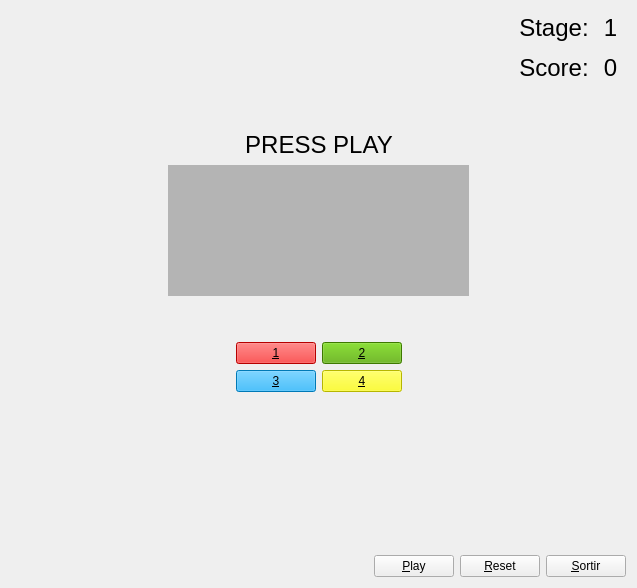
<?xml version="1.0" encoding="UTF-8"?>
<ui version="4.0">
 <class>MyForm</class>
 <widget class="QWidget" name="MyForm">
  <property name="geometry">
   <rect>
    <x>0</x>
    <y>0</y>
    <width>637</width>
    <height>588</height>
   </rect>
  </property>
  <property name="windowTitle">
   <string>Simon</string>
  </property>
  <layout class="QVBoxLayout" name="verticalLayout_4">
   <item>
    <layout class="QVBoxLayout" name="verticalLayout_3">
     <item>
      <layout class="QVBoxLayout" name="verticalLayout_2">
       <item>
        <layout class="QVBoxLayout" name="verticalLayout">
         <item>
          <layout class="QHBoxLayout" name="horizontalLayout">
           <item>
            <spacer name="horizontalSpacer">
             <property name="orientation">
              <enum>Qt::Horizontal</enum>
             </property>
             <property name="sizeHint" stdset="0">
              <size>
               <width>40</width>
               <height>20</height>
              </size>
             </property>
            </spacer>
           </item>
           <item>
            <widget class="QLabel" name="Stage">
             <property name="minimumSize">
              <size>
               <width>70</width>
               <height>34</height>
              </size>
             </property>
             <property name="font">
              <font>
               <pointsize>18</pointsize>
              </font>
             </property>
             <property name="text">
              <string>Stage:</string>
             </property>
             <property name="alignment">
              <set>Qt::AlignCenter</set>
             </property>
            </widget>
           </item>
           <item>
            <widget class="MyQLabel" name="valorStage">
             <property name="minimumSize">
              <size>
               <width>31</width>
               <height>34</height>
              </size>
             </property>
             <property name="font">
              <font>
               <pointsize>18</pointsize>
              </font>
             </property>
             <property name="text">
              <string>1</string>
             </property>
             <property name="alignment">
              <set>Qt::AlignCenter</set>
             </property>
            </widget>
           </item>
          </layout>
         </item>
         <item>
          <layout class="QHBoxLayout" name="horizontalLayout_2">
           <item>
            <spacer name="horizontalSpacer_2">
             <property name="orientation">
              <enum>Qt::Horizontal</enum>
             </property>
             <property name="sizeHint" stdset="0">
              <size>
               <width>40</width>
               <height>20</height>
              </size>
             </property>
            </spacer>
           </item>
           <item>
            <widget class="QLabel" name="Score">
             <property name="minimumSize">
              <size>
               <width>69</width>
               <height>34</height>
              </size>
             </property>
             <property name="font">
              <font>
               <pointsize>18</pointsize>
              </font>
             </property>
             <property name="text">
              <string>Score:</string>
             </property>
             <property name="alignment">
              <set>Qt::AlignCenter</set>
             </property>
            </widget>
           </item>
           <item>
            <widget class="MyQLabel" name="Puntuacion">
             <property name="minimumSize">
              <size>
               <width>31</width>
               <height>34</height>
              </size>
             </property>
             <property name="font">
              <font>
               <pointsize>18</pointsize>
              </font>
             </property>
             <property name="text">
              <string>0</string>
             </property>
             <property name="alignment">
              <set>Qt::AlignCenter</set>
             </property>
            </widget>
           </item>
          </layout>
         </item>
         <item>
          <spacer name="verticalSpacer_2">
           <property name="orientation">
            <enum>Qt::Vertical</enum>
           </property>
           <property name="sizeHint" stdset="0">
            <size>
             <width>20</width>
             <height>40</height>
            </size>
           </property>
          </spacer>
         </item>
        </layout>
       </item>
       <item>
        <layout class="QHBoxLayout" name="horizontalLayout_3">
         <item>
          <spacer name="horizontalSpacer_5">
           <property name="orientation">
            <enum>Qt::Horizontal</enum>
           </property>
           <property name="sizeHint" stdset="0">
            <size>
             <width>40</width>
             <height>20</height>
            </size>
           </property>
          </spacer>
         </item>
         <item>
          <widget class="MyQLabel" name="InfoPlayer">
           <property name="font">
            <font>
             <pointsize>18</pointsize>
             <weight>50</weight>
             <bold>false</bold>
             <underline>false</underline>
            </font>
           </property>
           <property name="text">
            <string>PRESS PLAY</string>
           </property>
           <property name="textFormat">
            <enum>Qt::AutoText</enum>
           </property>
           <property name="alignment">
            <set>Qt::AlignCenter</set>
           </property>
          </widget>
         </item>
         <item>
          <spacer name="horizontalSpacer_6">
           <property name="orientation">
            <enum>Qt::Horizontal</enum>
           </property>
           <property name="sizeHint" stdset="0">
            <size>
             <width>40</width>
             <height>20</height>
            </size>
           </property>
          </spacer>
         </item>
        </layout>
       </item>
       <item>
        <layout class="QHBoxLayout" name="horizontalLayout_4">
         <item>
          <spacer name="horizontalSpacer_3">
           <property name="orientation">
            <enum>Qt::Horizontal</enum>
           </property>
           <property name="sizeHint" stdset="0">
            <size>
             <width>40</width>
             <height>20</height>
            </size>
           </property>
          </spacer>
         </item>
         <item>
          <widget class="MyQLabel" name="Colores">
           <property name="minimumSize">
            <size>
             <width>301</width>
             <height>131</height>
            </size>
           </property>
           <property name="maximumSize">
            <size>
             <width>301</width>
             <height>131</height>
            </size>
           </property>
           <property name="styleSheet">
            <string notr="true">background-color: rgb(180, 180, 180);</string>
           </property>
           <property name="text">
            <string/>
           </property>
          </widget>
         </item>
         <item>
          <spacer name="horizontalSpacer_4">
           <property name="orientation">
            <enum>Qt::Horizontal</enum>
           </property>
           <property name="sizeHint" stdset="0">
            <size>
             <width>40</width>
             <height>20</height>
            </size>
           </property>
          </spacer>
         </item>
        </layout>
       </item>
       <item>
        <spacer name="verticalSpacer">
         <property name="orientation">
          <enum>Qt::Vertical</enum>
         </property>
         <property name="sizeHint" stdset="0">
          <size>
           <width>20</width>
           <height>40</height>
          </size>
         </property>
        </spacer>
       </item>
       <item>
        <layout class="QHBoxLayout" name="horizontalLayout_6">
         <item>
          <spacer name="horizontalSpacer_11">
           <property name="orientation">
            <enum>Qt::Horizontal</enum>
           </property>
           <property name="sizeHint" stdset="0">
            <size>
             <width>40</width>
             <height>20</height>
            </size>
           </property>
          </spacer>
         </item>
         <item>
          <widget class="QPushButton" name="Rojo">
           <property name="styleSheet">
            <string notr="true">background-color: rgb(255, 0, 0);
</string>
           </property>
           <property name="text">
            <string>&amp;1</string>
           </property>
          </widget>
         </item>
         <item>
          <widget class="QPushButton" name="Verde">
           <property name="styleSheet">
            <string notr="true">background-color: rgb(85, 170, 0);

</string>
           </property>
           <property name="text">
            <string>&amp;2</string>
           </property>
          </widget>
         </item>
         <item>
          <spacer name="horizontalSpacer_10">
           <property name="orientation">
            <enum>Qt::Horizontal</enum>
           </property>
           <property name="sizeHint" stdset="0">
            <size>
             <width>40</width>
             <height>20</height>
            </size>
           </property>
          </spacer>
         </item>
        </layout>
       </item>
       <item>
        <layout class="QHBoxLayout" name="horizontalLayout_7">
         <item>
          <spacer name="horizontalSpacer_12">
           <property name="orientation">
            <enum>Qt::Horizontal</enum>
           </property>
           <property name="sizeHint" stdset="0">
            <size>
             <width>40</width>
             <height>20</height>
            </size>
           </property>
          </spacer>
         </item>
         <item>
          <widget class="QPushButton" name="Azul">
           <property name="styleSheet">
            <string notr="true">background-color: rgb(0, 170, 255);
</string>
           </property>
           <property name="text">
            <string>&amp;3</string>
           </property>
          </widget>
         </item>
         <item>
          <widget class="QPushButton" name="Amarillo">
           <property name="styleSheet">
            <string notr="true">background-color: rgb(255, 255, 0);
</string>
           </property>
           <property name="text">
            <string>&amp;4</string>
           </property>
          </widget>
         </item>
         <item>
          <spacer name="horizontalSpacer_13">
           <property name="orientation">
            <enum>Qt::Horizontal</enum>
           </property>
           <property name="sizeHint" stdset="0">
            <size>
             <width>40</width>
             <height>20</height>
            </size>
           </property>
          </spacer>
         </item>
        </layout>
       </item>
      </layout>
     </item>
     <item>
      <spacer name="verticalSpacer_3">
       <property name="orientation">
        <enum>Qt::Vertical</enum>
       </property>
       <property name="sizeHint" stdset="0">
        <size>
         <width>20</width>
         <height>40</height>
        </size>
       </property>
      </spacer>
     </item>
     <item>
      <layout class="QHBoxLayout" name="horizontalLayout_5">
       <item>
        <spacer name="horizontalSpacer_7">
         <property name="orientation">
          <enum>Qt::Horizontal</enum>
         </property>
         <property name="sizeHint" stdset="0">
          <size>
           <width>40</width>
           <height>20</height>
          </size>
         </property>
        </spacer>
       </item>
       <item>
        <widget class="QPushButton" name="Inicio">
         <property name="text">
          <string>&amp;Play</string>
         </property>
        </widget>
       </item>
       <item>
        <widget class="QPushButton" name="Reset">
         <property name="text">
          <string>&amp;Reset</string>
         </property>
        </widget>
       </item>
       <item>
        <widget class="QPushButton" name="Exit">
         <property name="text">
          <string>&amp;Sortir</string>
         </property>
        </widget>
       </item>
      </layout>
     </item>
    </layout>
   </item>
  </layout>
 </widget>
 <customwidgets>
  <customwidget>
   <class>MyQLabel</class>
   <extends>QLabel</extends>
   <header>MyQLabel.h</header>
   <slots>
    <signal>hide_start()</signal>
    <signal>deshabilitar_color()</signal>
    <signal>habilitar_color()</signal>
    <signal>show_start()</signal>
    <signal>press_play()</signal>
    <signal>print_stage(QString)</signal>
    <signal>print_score(QString)</signal>
    <signal>send_info(QString)</signal>
    <slot>start()</slot>
    <slot>boton_rojo()</slot>
    <slot>boton_verde()</slot>
    <slot>boton_azul()</slot>
    <slot>boton_amarillo()</slot>
    <slot>reset()</slot>
   </slots>
  </customwidget>
 </customwidgets>
 <resources/>
 <connections>
  <connection>
   <sender>Inicio</sender>
   <signal>released()</signal>
   <receiver>Colores</receiver>
   <slot>start()</slot>
   <hints>
    <hint type="sourcelabel">
     <x>637</x>
     <y>679</y>
    </hint>
    <hint type="destinationlabel">
     <x>519</x>
     <y>334</y>
    </hint>
   </hints>
  </connection>
  <connection>
   <sender>Exit</sender>
   <signal>released()</signal>
   <receiver>MyForm</receiver>
   <slot>close()</slot>
   <hints>
    <hint type="sourcelabel">
     <x>887</x>
     <y>681</y>
    </hint>
    <hint type="destinationlabel">
     <x>820</x>
     <y>572</y>
    </hint>
   </hints>
  </connection>
  <connection>
   <sender>Rojo</sender>
   <signal>released()</signal>
   <receiver>Colores</receiver>
   <slot>boton_rojo()</slot>
   <hints>
    <hint type="sourcelabel">
     <x>371</x>
     <y>475</y>
    </hint>
    <hint type="destinationlabel">
     <x>300</x>
     <y>340</y>
    </hint>
   </hints>
  </connection>
  <connection>
   <sender>Verde</sender>
   <signal>released()</signal>
   <receiver>Colores</receiver>
   <slot>boton_verde()</slot>
   <hints>
    <hint type="sourcelabel">
     <x>477</x>
     <y>475</y>
    </hint>
    <hint type="destinationlabel">
     <x>282</x>
     <y>355</y>
    </hint>
   </hints>
  </connection>
  <connection>
   <sender>Azul</sender>
   <signal>released()</signal>
   <receiver>Colores</receiver>
   <slot>boton_azul()</slot>
   <hints>
    <hint type="sourcelabel">
     <x>390</x>
     <y>543</y>
    </hint>
    <hint type="destinationlabel">
     <x>302</x>
     <y>392</y>
    </hint>
   </hints>
  </connection>
  <connection>
   <sender>Amarillo</sender>
   <signal>released()</signal>
   <receiver>Colores</receiver>
   <slot>boton_amarillo()</slot>
   <hints>
    <hint type="sourcelabel">
     <x>473</x>
     <y>538</y>
    </hint>
    <hint type="destinationlabel">
     <x>337</x>
     <y>344</y>
    </hint>
   </hints>
  </connection>
  <connection>
   <sender>Colores</sender>
   <signal>hide_start()</signal>
   <receiver>Inicio</receiver>
   <slot>hide()</slot>
   <hints>
    <hint type="sourcelabel">
     <x>440</x>
     <y>365</y>
    </hint>
    <hint type="destinationlabel">
     <x>650</x>
     <y>677</y>
    </hint>
   </hints>
  </connection>
  <connection>
   <sender>Colores</sender>
   <signal>deshabilitar_color()</signal>
   <receiver>Rojo</receiver>
   <slot>hide()</slot>
   <hints>
    <hint type="sourcelabel">
     <x>292</x>
     <y>412</y>
    </hint>
    <hint type="destinationlabel">
     <x>369</x>
     <y>479</y>
    </hint>
   </hints>
  </connection>
  <connection>
   <sender>Colores</sender>
   <signal>deshabilitar_color()</signal>
   <receiver>Verde</receiver>
   <slot>hide()</slot>
   <hints>
    <hint type="sourcelabel">
     <x>381</x>
     <y>357</y>
    </hint>
    <hint type="destinationlabel">
     <x>527</x>
     <y>482</y>
    </hint>
   </hints>
  </connection>
  <connection>
   <sender>Colores</sender>
   <signal>deshabilitar_color()</signal>
   <receiver>Amarillo</receiver>
   <slot>hide()</slot>
   <hints>
    <hint type="sourcelabel">
     <x>354</x>
     <y>380</y>
    </hint>
    <hint type="destinationlabel">
     <x>518</x>
     <y>553</y>
    </hint>
   </hints>
  </connection>
  <connection>
   <sender>Colores</sender>
   <signal>deshabilitar_color()</signal>
   <receiver>Azul</receiver>
   <slot>hide()</slot>
   <hints>
    <hint type="sourcelabel">
     <x>286</x>
     <y>358</y>
    </hint>
    <hint type="destinationlabel">
     <x>379</x>
     <y>537</y>
    </hint>
   </hints>
  </connection>
  <connection>
   <sender>Colores</sender>
   <signal>habilitar_color()</signal>
   <receiver>Rojo</receiver>
   <slot>show()</slot>
   <hints>
    <hint type="sourcelabel">
     <x>300</x>
     <y>308</y>
    </hint>
    <hint type="destinationlabel">
     <x>359</x>
     <y>489</y>
    </hint>
   </hints>
  </connection>
  <connection>
   <sender>Colores</sender>
   <signal>habilitar_color()</signal>
   <receiver>Verde</receiver>
   <slot>show()</slot>
   <hints>
    <hint type="sourcelabel">
     <x>406</x>
     <y>359</y>
    </hint>
    <hint type="destinationlabel">
     <x>521</x>
     <y>488</y>
    </hint>
   </hints>
  </connection>
  <connection>
   <sender>Colores</sender>
   <signal>habilitar_color()</signal>
   <receiver>Amarillo</receiver>
   <slot>show()</slot>
   <hints>
    <hint type="sourcelabel">
     <x>419</x>
     <y>375</y>
    </hint>
    <hint type="destinationlabel">
     <x>513</x>
     <y>549</y>
    </hint>
   </hints>
  </connection>
  <connection>
   <sender>Colores</sender>
   <signal>habilitar_color()</signal>
   <receiver>Azul</receiver>
   <slot>show()</slot>
   <hints>
    <hint type="sourcelabel">
     <x>309</x>
     <y>283</y>
    </hint>
    <hint type="destinationlabel">
     <x>351</x>
     <y>543</y>
    </hint>
   </hints>
  </connection>
  <connection>
   <sender>Colores</sender>
   <signal>show_start()</signal>
   <receiver>Inicio</receiver>
   <slot>show()</slot>
   <hints>
    <hint type="sourcelabel">
     <x>483</x>
     <y>366</y>
    </hint>
    <hint type="destinationlabel">
     <x>641</x>
     <y>679</y>
    </hint>
   </hints>
  </connection>
  <connection>
   <sender>Colores</sender>
   <signal>print_stage(QString)</signal>
   <receiver>valorStage</receiver>
   <slot>setText(QString)</slot>
   <hints>
    <hint type="sourcelabel">
     <x>616</x>
     <y>261</y>
    </hint>
    <hint type="destinationlabel">
     <x>795</x>
     <y>30</y>
    </hint>
   </hints>
  </connection>
  <connection>
   <sender>Colores</sender>
   <signal>print_score(QString)</signal>
   <receiver>Puntuacion</receiver>
   <slot>setText(QString)</slot>
   <hints>
    <hint type="sourcelabel">
     <x>606</x>
     <y>278</y>
    </hint>
    <hint type="destinationlabel">
     <x>795</x>
     <y>65</y>
    </hint>
   </hints>
  </connection>
  <connection>
   <sender>Reset</sender>
   <signal>released()</signal>
   <receiver>Colores</receiver>
   <slot>reset()</slot>
   <hints>
    <hint type="sourcelabel">
     <x>774</x>
     <y>687</y>
    </hint>
    <hint type="destinationlabel">
     <x>592</x>
     <y>332</y>
    </hint>
   </hints>
  </connection>
  <connection>
   <sender>Colores</sender>
   <signal>send_info(QString)</signal>
   <receiver>InfoPlayer</receiver>
   <slot>setText(QString)</slot>
   <hints>
    <hint type="sourcelabel">
     <x>425</x>
     <y>277</y>
    </hint>
    <hint type="destinationlabel">
     <x>413</x>
     <y>197</y>
    </hint>
   </hints>
  </connection>
 </connections>
</ui>
